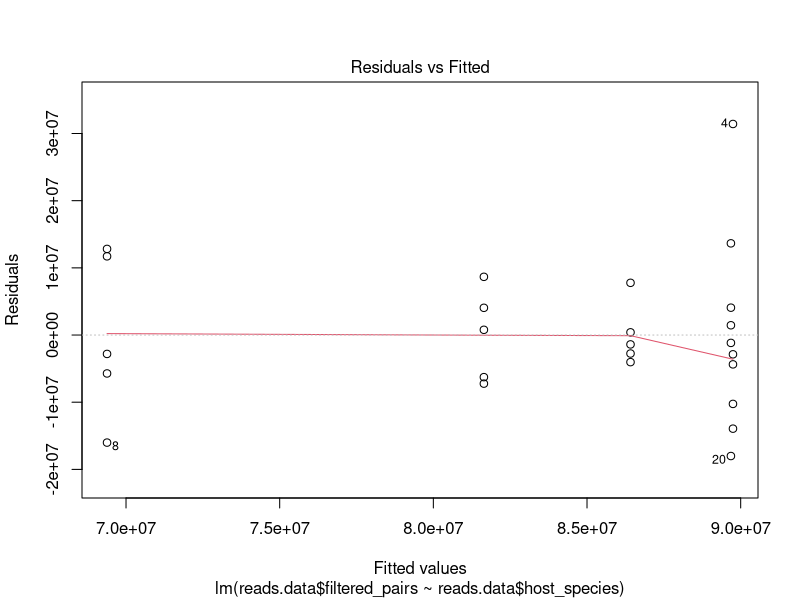
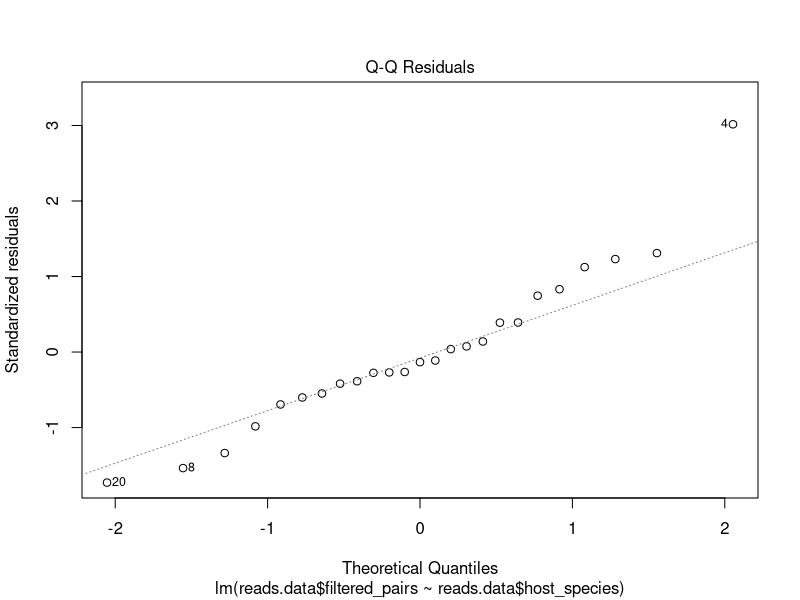
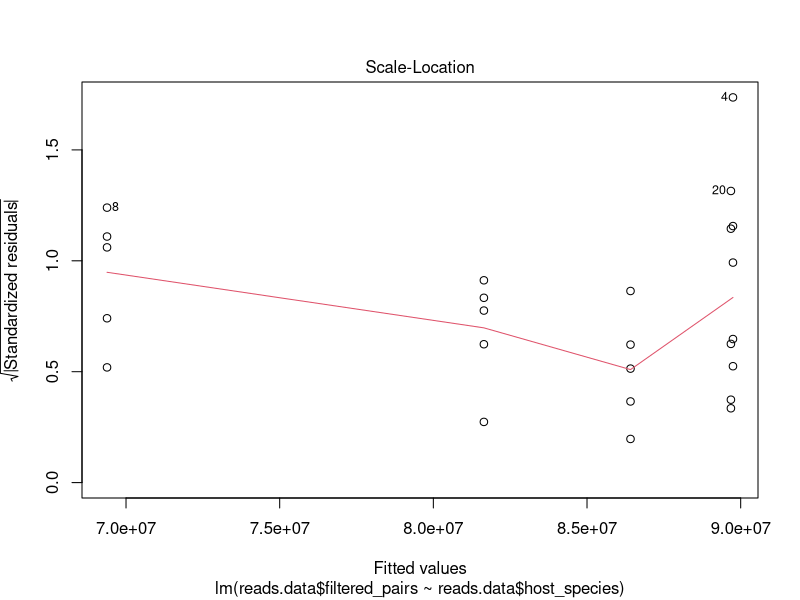
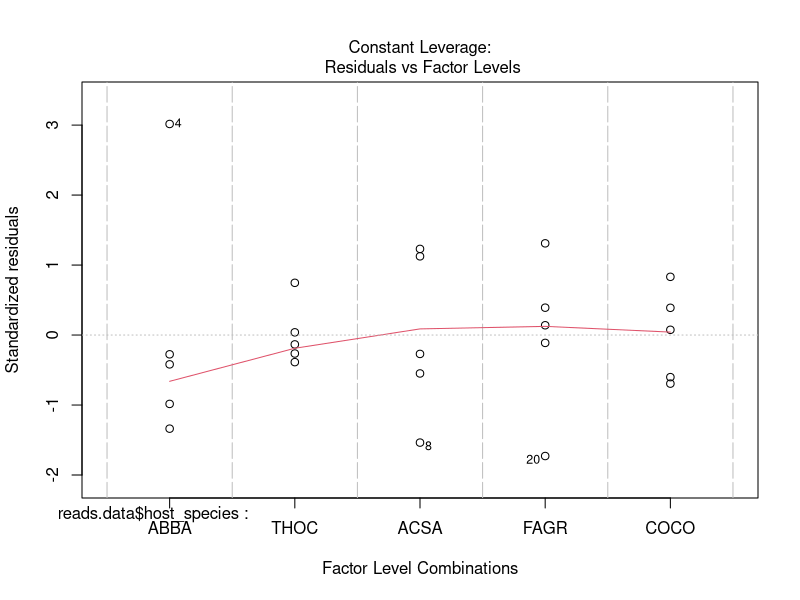
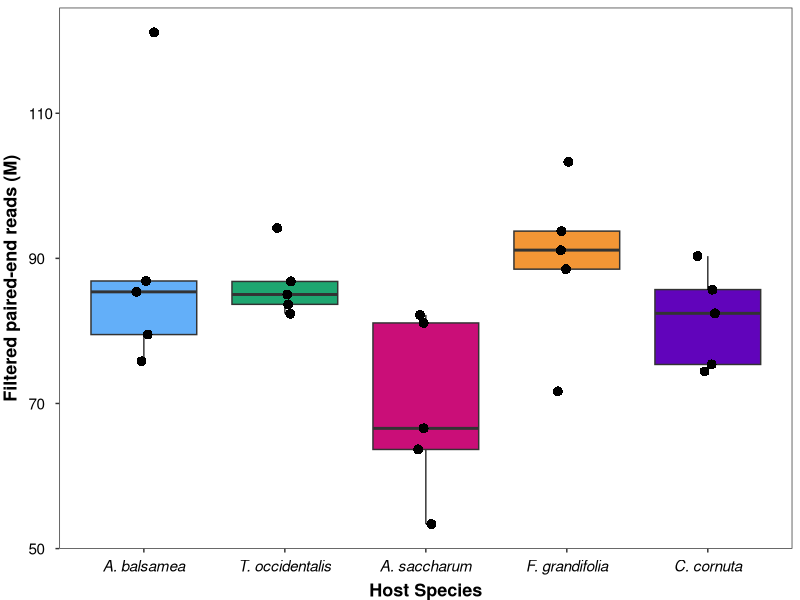
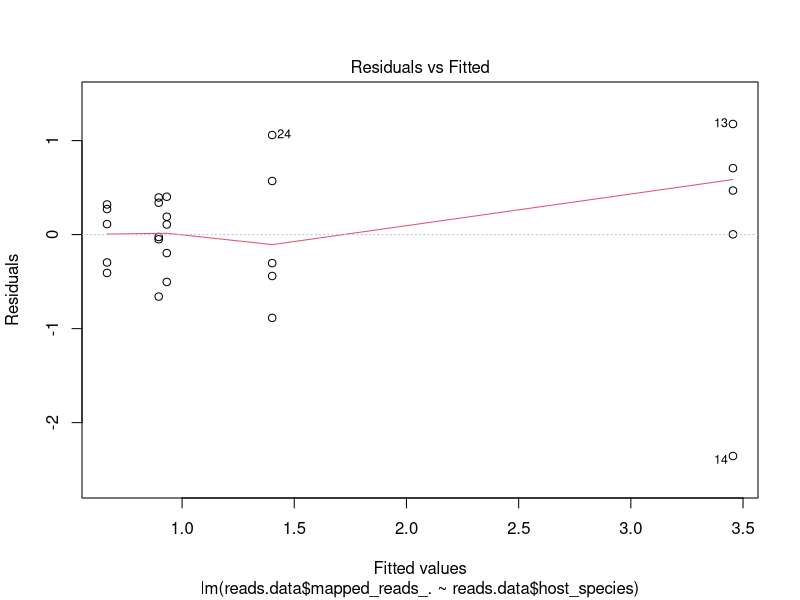
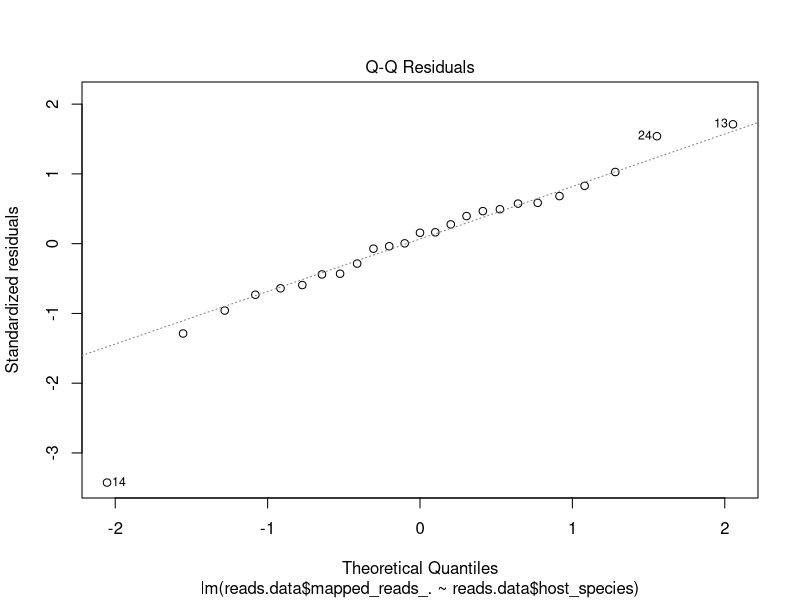
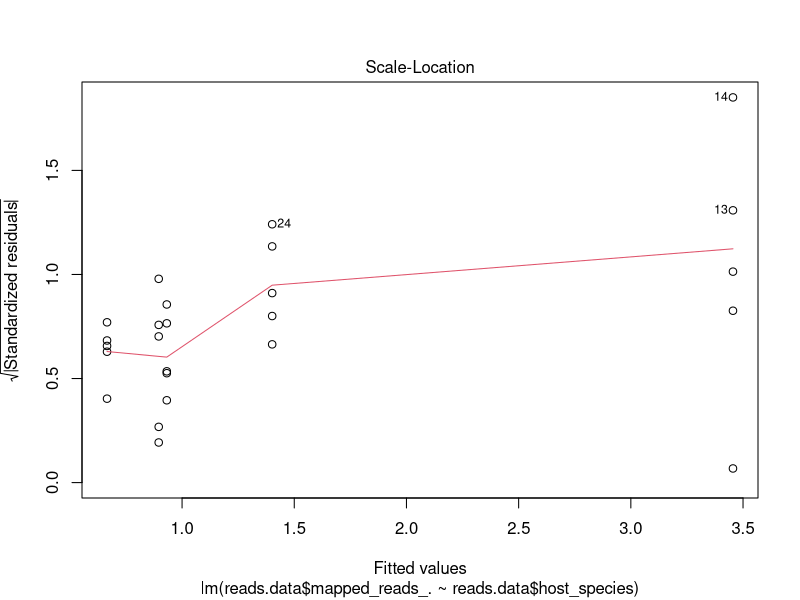

Recreate these plots in R, in order.
## ---- chunk 1
library(rstatix)
library(tidyverse)
## ---- chunk 2
# The statistics on filtering have been collected from the "stats files" ($sample-STATS.txt) outputed from
# anvio function 'iu-filter-quality-minoche' (see anvio_script.txt).
# The statistics on mapping have been collected from the '$sample/RUNLOG.txt' files outputed from
# anvio function 'anvi-profile' (see anvio_script.txt).
reads.data <- read.delim("../data/nb_reads.txt", header = TRUE, sep = "\t", dec = ",", row.names = 1)
## ---- chunk 3
metadata <- read.delim("../data/samples_metadata.txt", header = TRUE, sep = "\t", dec = ".", row.names = 1)
metadata <- metadata %>% arrange(row.names(.))
metadata <- metadata %>% mutate(across(c(plant_clade,plant_order,plant_family,host_species,tree), as.factor))
reads.data$host_species <- metadata$host_species
metadata$host_species <- factor(x = metadata$host_species, levels = c("ABBA","THOC","ACSA","FAGR","COCO"))
reads.data$host_species <- factor(x = reads.data$host_species, levels = c("ABBA","THOC","ACSA","FAGR","COCO"))
## ---- chunk 4
summary(lm(reads.data$filtered_pairs ~ reads.data$host_species))
plot(lm(reads.data$filtered_pairs ~ reads.data$host_species))
## ---- chunk 5
reads.data.ggplot <- reads.data
reads.data.ggplot$filtered_pairs <- reads.data.ggplot$filtered_pairs/1000000

ggplot(reads.data.ggplot, aes(x = host_species, y = filtered_pairs)) +
geom_boxplot(alpha = 1, aes(fill = host_species), show.legend = FALSE, outlier.shape = NA)+
geom_point(aes(color = host_species), 
           position = position_jitter(0.075), 
           shape = 16, 
           size = 3, show.legend = FALSE)+
scale_fill_manual(values=c("#63AFF9","#1EA670","#CA0E78","#F39635","#6104BB"))+
scale_color_manual(values=c("black","black","black","black","black"))+
labs(x = "Host Species", 
     y = "Filtered paired-end reads (M)")+
scale_x_discrete(labels = c("ABBA" = "A. balsamea", "THOC" = "T. occidentalis","ACSA" = "A. saccharum", "FAGR" = "F. grandifolia", "COCO" = "C. cornuta"))+
theme_bw()+
theme(text = element_text(),
      panel.grid.major = element_blank(), 
      panel.grid.minor = element_blank(), 
      plot.title = element_text(hjust = 0.5),
      axis.text.x = element_text(color = "black", size = 11, angle = 0, hjust = 0.5, vjust = 0, face = "italic"),
      axis.text.y = element_text(color = "black", size = 11, angle = 0, hjust = 0, vjust = 0.5),  
      axis.title.x = element_text(color = "black", size = 13, angle = 0, hjust = 0.5, vjust = -1, face = "bold"),
      axis.title.y = element_text(color = "black", size = 13, angle = 90, hjust = 0.5, vjust = 2, face = "bold")
      )
ggsave("../figures/figure_S4_filtered_read_pairs_by_host.pdf", width = 6, height = 4)
## ---- chunk 6
summary(lm(reads.data$mapped_reads_. ~ reads.data$host_species))
plot(lm(reads.data$mapped_reads_. ~ reads.data$host_species))
shapiro.test(residuals(lm(reads.data$mapped_reads_. ~ reads.data$host_species)))
# Residuals of this model are not normally distributed.

# Kruskal-Wallis test (non parametric, because assumptions of ANOVA are not met)
kruskal.test(reads.data$mapped_reads_. ~ reads.data$host_species)
kruskal_effsize(reads.data, mapped_reads_. ~ host_species)
## ---- chunk 7
ggplot(reads.data.ggplot, aes(x = host_species, y = mapped_reads_.)) +
geom_boxplot(alpha = 1, aes(fill = host_species), show.legend = FALSE, outlier.shape = NA)+
geom_point(aes(color = host_species), 
           position = position_jitter(0.075), 
           shape = 16, 
           size = 3, show.legend = FALSE)+
scale_fill_manual(values=c("#63AFF9","#1EA670","#CA0E78","#F39635","#6104BB"))+
scale_color_manual(values=c("black","black","black","black","black"))+
labs(x = "Host Species", 
     y = expression(bolditalic("Methylobacterium") ~ bold("reads (%)")))+
scale_x_discrete(labels = c("ABBA" = "A. balsamea", "THOC" = "T. occidentalis","ACSA" = "A. saccharum", "FAGR" = "F. grandifolia", "COCO" = "C. cornuta"))+
theme_bw()+
theme(text = element_text(),
      panel.grid.major = element_blank(), 
      panel.grid.minor = element_blank(), 
      plot.title = element_text(hjust = 0.5),
      axis.text.x = element_text(color = "black", size = 11, angle = 0, hjust = 0.5, vjust = 0, face = "italic"),
      axis.text.y = element_text(color = "black", size = 11, angle = 0, hjust = 0, vjust = 0.5),  
      axis.title.x = element_text(color = "black", size = 13, angle = 0, hjust = 0.5, vjust = -1, face = "bold"),
      axis.title.y = element_text(color = "black", size = 13, angle = 90, hjust = 0.5, vjust = 2, face = "bold")
      )
ggsave("../figures/figure_S5_percent_reads_mapped_by_host.pdf", width = 6, height = 4)
